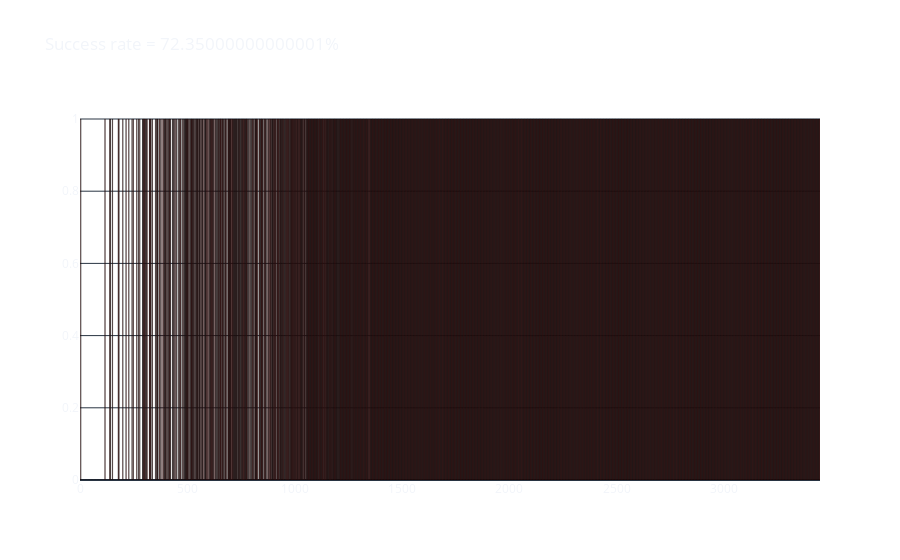

Notebook source saved alongside this figure:
### Markdown cell above
## _Getting Greedy_

With this implementation, the agent will always choose the action with the highest value. So whenever a state-action pair starts having a non-zero value, the agent will always choose it. The other actions will never be taken, which means we'll never update their value. We can use an $\epsilon$-Greedy approach if you want to incentivize exploration.

In RL, we can divide the "_behavior_" of our agent between exploitation (_taking the action with the highest value_) and exploration (_choosing a random action to try to find even better ones_).

A trade-off between these two behaviors is important: if the agent only focuses on exploitation, it cannot try new solutions and thus doesn't learn anymore. On the other hand, if the agent only takes random actions, the training is pointless since it doesn't use the knowledge of the $Q$-function.

The $\epsilon$-Greedy algorithm is a way to find this balance.

- Every time the agent has to take an action $a$, it has a probability $\epsilon$ of choosing a random action, and a probability $1 - \epsilon$ of choosing the one with the highest value.
- We can decrease the value of $\epsilon$ at the end of each episode by a fixed amount (_linear decay_), or based on the current value of $\epsilon$ (_exponential decay_).

### Code cell
qtable = np.zeros((environment.observation_space.n,
                  environment.action_space.n))
df = pd.DataFrame(qtable, index=[f'state {i+1}' for i in range(16)],
                  columns=['◀️LEFT', '🔽DOWN', '▶️RIGHT', '🔼UP'])


episodes = 2000
alpha = 0.5
gamma = 0.9
epsilon = 1.0         # start with full exploration mode
epsilon_decay = 0.001  # decay epsilon by this amount

outcomes = []

print('Q-table before training:')
display(Markdown(df.to_markdown()))

# Training
for _ in range(episodes):
    state, _ = environment.reset()
    done = False
    outcomes.append(0)

    while not done:
        # Generate a random number between 0 and 1
        rnd = np.random.random()

        # If random number < epsilon, take a random action
        if rnd < epsilon:

            action = environment.action_space.sample()
        # Else, take the action with the highest value in the current state
        else:

            action = np.argmax(qtable[state])

        new_state, reward, done, info, proba = environment.step(action)

        qtable[state, action] = qtable[state, action] + alpha * \
            (reward + gamma *
             np.max(qtable[new_state]) - qtable[state, action])

        state = new_state
        if reward:
            outcomes.append(1)

    # Update epsilon
    epsilon = max(epsilon - epsilon_decay, 0)

df = pd.DataFrame(qtable, index=[f'state {i+1}' for i in range(16)],
                  columns=['◀️LEFT', '🔽DOWN', '▶️RIGHT', '🔼UP'])

print('Q-table after training:')
display(Markdown(df.to_markdown()))

fig = go.Figure()
fig.add_trace(go.Bar(x=list(range(0, len(outcomes))), y=outcomes, marker_color='red'))
fig.update_layout(
    template='plotly_dark',
    hoverlabel=dict(
        bgcolor='rgba(0, 0, 0, 0.8)'
    ),
    title=f'Success rate = {(sum(outcomes)/episodes)*100}%',
    paper_bgcolor='rgba(0, 0, 0, 0)',
    plot_bgcolor='rgba(0, 0, 0, 0)'
)
fig.show()

### Figure 1 — Plotly figure (JSON) as saved in the notebook; plotly's stock layout.template omitted (floating-point values rounded to 4 significant figures; data arrays with more than 128 entries replaced by an {"elided": "..."} marker saying what was removed)
{"data": [{"marker": {"color": "red"}, "type": "bar", "x": {"elided": "3447 int values"}, "y": {"elided": "3447 int values"}}], "layout": {"hoverlabel": {"bgcolor": "rgba(0, 0, 0, 0.8)"}, "paper_bgcolor": "rgba(0, 0, 0, 0)", "plot_bgcolor": "rgba(0, 0, 0, 0)", "title": {"text": "Success rate = 72.35000000000001%"}}}
